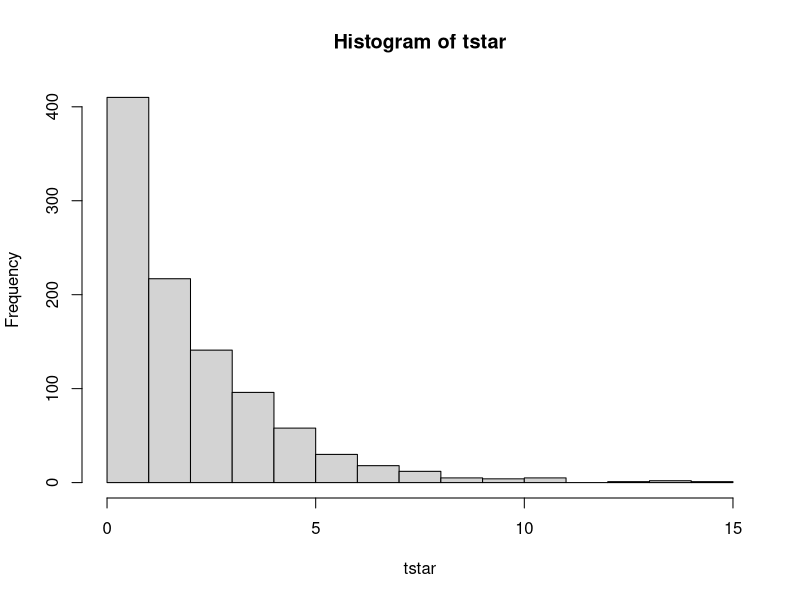

R code for this plot:
nauseatable=read.table("nauseatable.txt", header = TRUE)
nausea=c(rep(0,sum(nauseatable$Incidence.of.no.nausea)),
         rep(1,sum(nauseatable$Incidence.of.Nausea)))
medicin=c(rep("Chlorpromazine",100),
          rep("Pentobarbital(100mg)",32),
          rep("Pentobarbital(150mg)",48),
          rep("Chlorpromazine", 52),
          rep("Pentobarbital(100mg)",35),
          rep("Pentobarbital(150mg)",37))
nausea.frame=data.frame(nausea,medicin)
# xtabs(~medicin+nausea)

# medicin = factor(medicin)
attach(nausea.frame)
B = 1000
tstar = numeric(B)
for (i in 1:B) {
  treatstar=sample(medicin)
  tstar[i]=chisq.test(xtabs(~treatstar+nausea))[[1]]
}
myt = chisq.test(xtabs(~medicin+nausea))[[1]]
hist(tstar)
pl = sum(tstar<myt)/B
pr = sum(tstar>myt)/B
pnew = chisq.test(xtabs(~medicin+nausea))

print(myt)
print(pl)
print(pr)
print(pnew)
